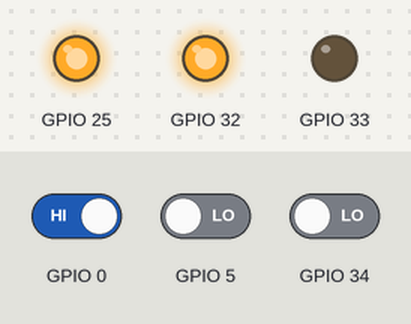
The program below on a simulated ESP32. Parts: output pins drawn as LEDs (lit = HIGH). The inputs (shaded band) are chosen by the test bench; at power-on: GPIO 0 HIGH, GPIO 5 LOW, GPIO 34 LOW. What the program prints to the serial monitor is not drawn.

Above: at 1.8 s.
1.9 s: GPIO 0 driven LOW
At 4.72 s:
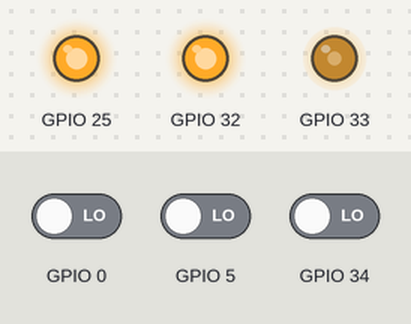
4.9 s: GPIO 5 driven HIGH
At 6.4 s:
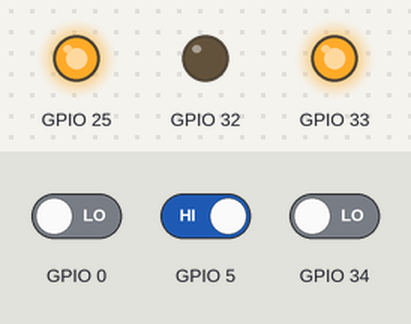
Timing chart, 0 to 7.9 s (numbered marks = the images above; inputs shaded):
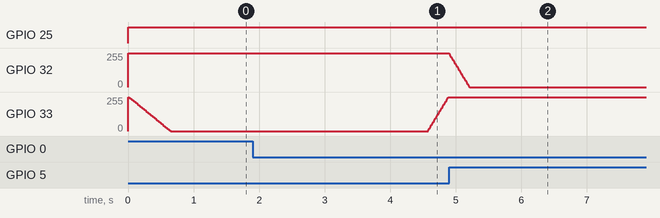

Measured:
- after the input at 1.9 s, GPIO 32: 255/255 → 245/255 after 3.0 s; GPIO 33: moves from 0/255 to 255/255 over 0.31 s, starting after 2.7 s

The program:

main.cpp
```cpp
#include <Arduino.h>
#include <XSpaceV2.h>

XSpaceV2Board mcu;
XSpaceControl controlador;

double vel_ref = 0;
// dato que recibo
double pos_ref = 90;
// dato que envio
double mqttpos = 0;
char buffer[50];

void Mqtt_Callback(char *topic, byte *payload, unsigned int length)
{
  String incoming = "";
  Serial.print("mensaje recibido desde -> ");
  Serial.println(topic);

  for (int i = 0; (i < length); i++)
  {
    incoming = incoming + (char)payload[i];
  }
  Serial.println("mensaje -> " + incoming);
  pos_ref = incoming.toDouble();
}

void ControlPosicion(void *pvParameters)
{
  double pos_real, vel_sp;
  while (1)
  {
    pos_real = mcu.GetEncoderPosition(DEGREES);
    vel_ref = (pos_ref - pos_real) * 1;
    Serial.println(pos_real);
    vTaskDelay(20);
  }
}

void ControlVelocidad(void *pvParameters)
{
  double uk, ek, vel;
  double x1, x2, x2_1 = 0, ek_1 = 0;
  double Ts = 0.03;
  double k2 = -0.0294, k1 = 0.0086;

  mcu.DRV8837_Wake();

  while (1)
  {
    vel = mcu.GetEncoderSpeed(DEGREES_PER_SECOND);
    ek = vel_ref - vel;
    x1 = vel;
    x2 = ek_1 * Ts + x2_1;

    // mi motor xspace
    uk = -k2 * x2 - k1 * x1;
    // motor lab
    // uk=0.02011*ek-0.01911*ek_1+uk_1;
    ek_1 = ek;
    x2_1 = x2;

    mcu.DRV8837_Voltage(uk);

    // Serial.print("valor de control: ");
    // Serial.println(uk);

    // Serial.print("velocidad: ");
    // Serial.println(vel);

    vTaskDelay(10); // espera de 10ms que es el tiempo de muestreo T
  }
}

void ComunicacionMqtt(void *pvParameters)
{
  while (1)
  {
    if (!mcu.Mqtt_IsConnected())
    {
      mcu.Mqtt_Connect("SoyLeo", "user", "psw");
      // mcu.Mqtt_Suscribe("xspacev2/orden");
      mcu.Mqtt_Suscribe("xspacev2/leo/pos");
    }

    if (mcu.Mqtt_IsConnected())
    {

      if (mcu.sw1_presionado())
      {
        Serial.println("presionado 1");
        mqttpos += 45;
      }

      if (mcu.sw2_presionado())
      {
        Serial.println("presionado 2");
        mqttpos -= 45;
      }

      ((String)mqttpos).toCharArray(buffer, 10);
      mcu.Mqtt_Publish("xspacev2/leo/pos", buffer);
      vTaskDelay(500); // cada segundo se hace esta tarea
    }
    mcu.Mqtt_KeepAlive();
  }
  vTaskDelete(NULL);
}

void setup()
{
  Serial.begin(115200);
  mcu.SerialInfo(true); // habilita enviar por monitor serial
  // resolucion del encoder+reduccionEngranaje
  mcu.init(20000, 1280); // para pwm de motor
  // resoluacion motor xspace=1280
  // resolucion motor lab=960

  //mcu.Wifi_init("OozmaKappa", "Ax3dr315");
  // mcu.Wifi_init("redpucp", "C9AA28BA93");
  //mcu.Mqtt_init("34.95.131.183", 1883);

  // crear tareas
  xTaskCreatePinnedToCore(ControlVelocidad, "", 4000, NULL, 1, NULL, 0);
  xTaskCreatePinnedToCore(ControlPosicion, "", 4000, NULL, 2, NULL, 0);
  // xTaskCreatePinnedToCore(ComunicacionMqtt, "", 4000, NULL, 3, NULL, 0);
}

void loop()
{
  if (mcu.sw1_presionado())
  {
    Serial.println("presionado 1");
    pos_ref += 45;
  }

  if (mcu.sw2_presionado())
  {
    Serial.println("presionado 2");
    pos_ref -= 45;
  }
  delay(500);
}
```
